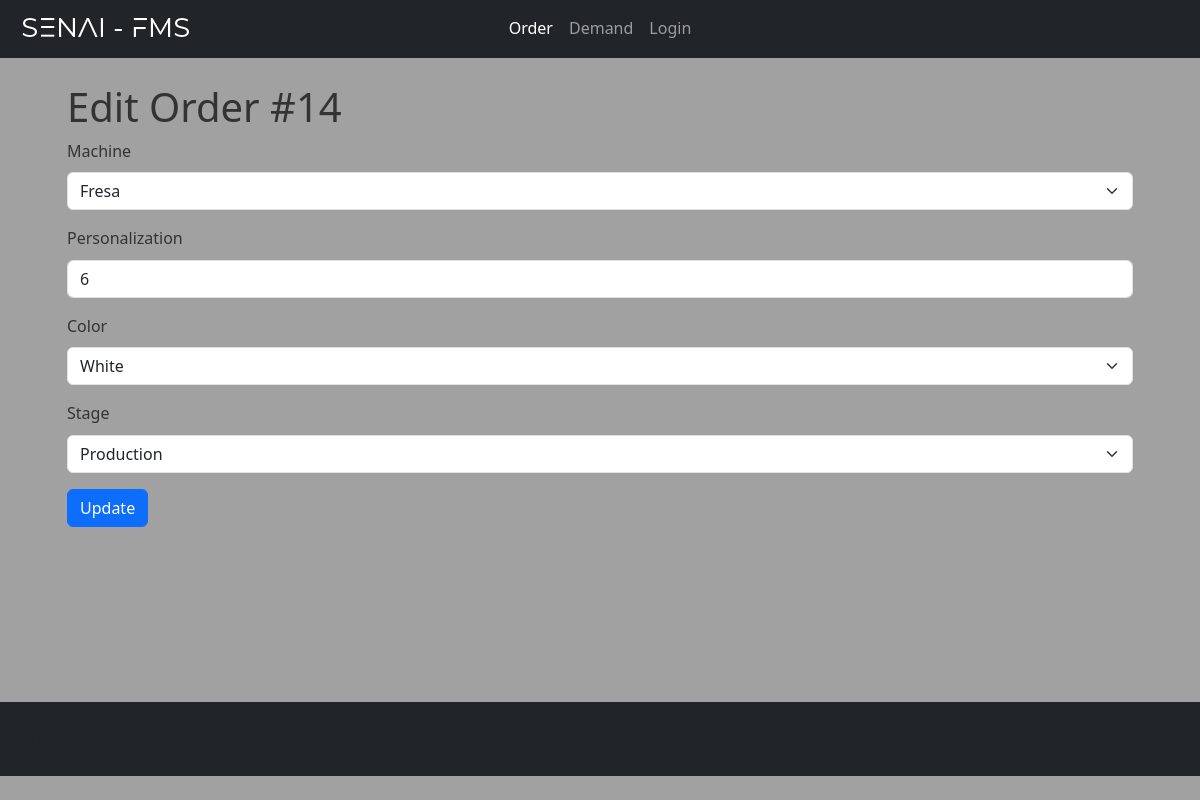
The app's page /order/14/edit/ (signed in) with its own data.
### core/models.py (models this page shows, shortened)
class Base(models.Model):
    create = models.DateTimeField(auto_now_add=True)
    modify = models.DateTimeField(auto_now_add=True)
    active = models.BooleanField(default=True)
    class Meta:
        abstract = True

class Order(Base):
    requester = models.ForeignKey(User, on_delete=models.SET('unknown'))
    machine = models.ForeignKey(Machine, on_delete=models.SET('unknown'))
    personalization = models.IntegerField()
    color = models.ForeignKey(Color, on_delete=models.SET('unknown'))
    STAGE_CHOICE = (('Required','Required'), ('Production','Production'), ('Finished','Finished'))
    stage = models.CharField(max_length=15, choices=STAGE_CHOICE, default=STAGE_CHOICE[0])
    finished = models.DateTimeField(blank=True, null=True)
    class Meta:
        verbose_name = 'Order'
        verbose_name_plural = 'Orders'

### core/views.py (the view, shortened to what this page needs)
# urls.py: path('order/<int:pk>/edit/', OrderEditView.as_view(), name='order_edit'),
class OrderEditView(UserPassesTestMixin, UpdateView):
    template_name = 'order_edit.html'
    form_class = OrderModelForm
    login_url = ('admin:index')
    model = Order
    def get_context_data(self, **kwargs):
        context = super().get_context_data(**kwargs)
        context['order_id'] = self.kwargs['pk']
        return context
    def test_func(self):
        return self.request.user.is_authenticated

### core/forms.py
class OrderModelForm(forms.ModelForm):
    class Meta:
        model = Order
        fields = ['machine', 'personalization', 'color', 'stage']

### core/models.py (called while the page is built)
    def __str__(self) -> str:
        return self.name

    def __str__(self) -> str:
        return self.name

### core/templates/order_edit.html (shortened to what this page needs)
{% extends 'base.html' %}
{% load static %}
{% load bootstrap5 %}
{% block content %}
    <div class="caontainer div-margin">
        <h1>Edit Order #{{ order_id }}</h1>
        <form action="{% url 'order_edit' pk=order_id %}" method="post" class="form">
            {% bootstrap_form form %}
            {% buttons %}
                <button type="submit" class="btn btn-primary">Update</button>
            {% endbuttons %}
        </form>
    </div>
{% endblock %}

### global/static/style/style.css (style rules this page uses)
body { height: 100%; width: 100%; margin: 0; padding: 0; background-color: #ffffff; color: #333333; line-height: 1.6; background-color: rgba(0, 0, 0, 0.37); }
.body-container { display: flex; flex-direction: column; min-height: 100vh; min-width: 100vh; }
.div-margin { margin: 25px; }

### records on screen
Order: machine "Fresa", personalization "6", color "White", stage "Production"

### other values on screen
{{ order_id }} "14"
